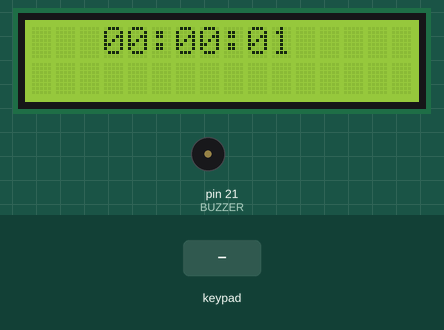
Recording of a sketch running on a simulated Arduino Mega 2560, built with avr-gcc and run on an emulated ATmega2560. Shown: 16×2 character LCD, buzzer (waves = sounding, pin HIGH). The test bench sets the inputs (shaded band). Pins used as bus, display or sensor lines are not drawn.

Above: at 1.2 s.
1.3 s: key 'C' pressed
At 4.0 s:
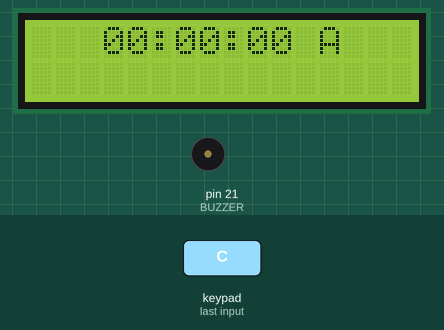
4.3 s: keypad keys 5 4 5 5 5 6 5 7 * pressed 0.4 s apart
At 7.75 s:
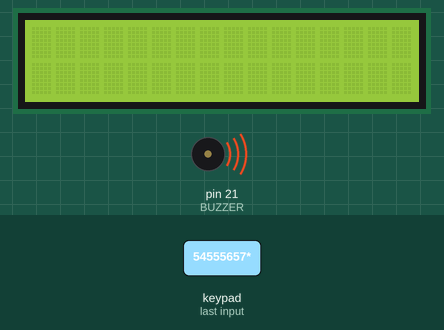
9.4 s: key 'A' pressed
At 10.8 s:
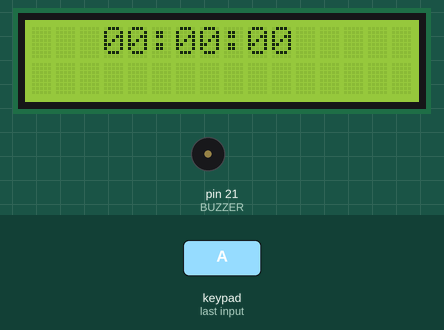
11.2 s: keypad keys 5 4 5 5 5 6 5 7 pressed 0.4 s apart
At 15.2 s:
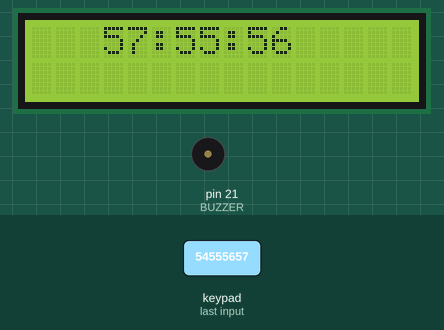
Timing chart, 0 to 16.7 s (numbered marks = the images above; inputs shaded):
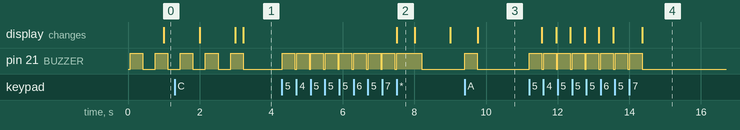

Measured:
- after the input at 1.3 s, the display: first differs from a run without the input after 1.9 s (image 1)
- after the input at 4.3 s, pin 21 (BUZZER): goes 8 × (HIGH 0.35 s, LOW 0.05 s), HIGH 0.70 s, then LOW, starting at once; the display: changes after 3.2 s (image 2)
- after the input at 9.4 s, pin 21 (BUZZER): LOW → HIGH at once, → LOW 0.35 s later
- after the input at 11.2 s, pin 21 (BUZZER): alternates HIGH for 0.35 s and LOW for 0.05 s, 16 changes in all, then stays LOW, starting at once; the display: first changes after 0.36 s (image 4 shows a later state)
- by itself, pin 21 (BUZZER): alternates HIGH for 0.35 s and LOW for 0.35 s, 6 changes in all, then stays LOW
- what the display in image 2 shows lasts 0.5 s, from 7.5 s to 8.0 s

The sketch:

Lab3Mega.ino
```cpp
#include <avr/io.h>
#include <avr/interrupt.h>
#include <LiquidCrystal.h>
#include <Keypad.h>

#define BUZZER 21
const int DELAY = 350;
#define MIN_KEYPAD 54
#define MAX_KEYPAD 61

const int RS = 29, RW = 28, EN = 26, D4 = 25, D5 = 24, D6 = 23, D7 = 22;
LiquidCrystal lcd(RS, RW, EN, D4, D5, D6, D7);

const byte ROWS = 4;
const byte COLS = 4;
char keys[ROWS][COLS] = {
  {'1', '2', '3', 'A'},
  {'4', '5', '6', 'B'},
  {'7', '8', '9', 'C'},
  {'*', '0', '#', 'D'}
};
byte rowPins[ROWS] = { 54, 55, 56, 57 };
byte colPins[COLS] = { 58, 59, 60, 61 };

Keypad keypad = Keypad( makeKeymap(keys), rowPins, colPins, ROWS, COLS );

char charNumbers[] = {'0', '1', '2', '3', '4', '5', '6', '7', '8', '9'};

struct Time
{
  unsigned char second, minute, hour;
};
Time T = {0, 0, 0};

char currentHour[2];
char currentMinute[2];
char currentSecond[2];

int regime = 1;

ISR(TIMER3_COMPA_vect) {
  currentHour[0] = charNumbers[T.hour / 10];
  currentHour[1] = charNumbers[T.hour % 10];
  currentMinute[0] = charNumbers[T.minute / 10];
  currentMinute[1] = charNumbers[T.minute % 10];
  currentSecond[0] = charNumbers[T.second / 10];
  currentSecond[1] = charNumbers[T.second % 10];
  if (++T.second == 60)
  {
    T.second = 0;
    if (++T.minute == 60)
    {
      T.minute = 0;
      if (++T.hour == 24)
        T.hour = 0;
    }
  }
  if (regime == 1) {
    lcd.setCursor(3, 0);
    lcd.print(currentHour[0]);
    lcd.print(currentHour[1]);
    lcd.print(':');
    lcd.print(currentMinute[0]);
    lcd.print(currentMinute[1]);
    lcd.print(':');
    lcd.print(currentSecond[0]);
    lcd.print(currentSecond[1]);
  }
}

void printTime(int number) {
  char result[2] = {};
  int decade = number / 10;
  int unit = number % 10;
  result[0] = charNumbers[decade];
  result[1] = charNumbers[unit];
  lcd.write(result[0]);
  lcd.write(result[1]);
}

void shortSong() {
  digitalWrite(BUZZER, HIGH);
  delay(DELAY);
  digitalWrite(BUZZER, LOW);
}

void longSong() {
  digitalWrite(BUZZER, HIGH);
  delay(2 * DELAY);
  digitalWrite(BUZZER, LOW);
}

void clearLCD() {
  lcd.clear();
  lcd.setCursor(3, 0);
  lcd.print('0');
  lcd.print('0');
  lcd.print(':');
  lcd.print('0');
  lcd.print('0');
  lcd.print(':');
  lcd.print('0');
  lcd.print('0');
}

char alarmHour[2] = {'0', '0'};
char alarmMinute[2] = {'0', '0'};
char alarmSecond[2] = {'0', '0'};

void alarm(int go) {
  if (go == 0) {
    for (int i = 0; i < 4; i++) {
      shortSong();
      delay(DELAY);
    }
  }
}

int pushD = 0;
int go = pushD % 2;
int i = 0;
int j = 0;

char newHour[2] = {'0', '0'};
char newMinute[2] = {'0', '0'};
char newSecond[2] = {'0', '0'};

void setup() {

  noInterrupts();
  TCCR3A = 0x00;
  TCCR3B = (1 << WGM32) | (1 << CS32) | (1 << CS30);;
  TIMSK3 = (1 << OCIE3A);
  OCR3A  = 0x3D08;
  interrupts();

  DDRB = 0xFF;
  PORTB = 0;
  DDRB = 0x00;
  PORTB = 0;
  DDRC = 0x00;
  PORTC = 0;
  DDRF = 0x0F;
  PORTF = 0xF0;
  pinMode(BUZZER, OUTPUT);
  digitalWrite(BUZZER, LOW);
  lcd.begin(16, 2);
  for (int k = MIN_KEYPAD; k <= MAX_KEYPAD; k++)
  {
    pinMode(k, OUTPUT);
  }

  digitalWrite(BUZZER, LOW);
}

void loop() {

  char key = keypad.getKey();
  if (currentHour[0] == alarmHour[0] && currentHour[1] == alarmHour[1] &&
      currentMinute[0] == alarmMinute[0] && currentMinute[1] == alarmMinute[1] &&
      currentSecond[0] == alarmSecond[0] && currentSecond[1] == alarmSecond[1]) {
    alarm(go);
  }
  if (key != NO_KEY) {

    if (key == 'A')
    {
      shortSong();
      regime = 0;
      clearLCD();
      i = 0;
      j = 0;
    }

    else if (key == 'B')
    {
      shortSong();
      regime = 2;
      clearLCD();
      i = 0;
      j = 0;
    }

    else if (key == 'C')
    {
      shortSong();
      regime = 3;
      i = 0;
      j = 0;
      clearLCD();
      lcd.setCursor(3, 0);
      lcd.print(alarmHour[0]);
      lcd.print(alarmHour[1]);
      lcd.print(':');
      lcd.print(alarmMinute[0]);
      lcd.print(alarmMinute[1]);
      lcd.print(':');
      lcd.print(alarmSecond[0]);
      lcd.print(alarmSecond[1]);
      lcd.setCursor(12, 0);
      if (go == 0) {
        lcd.print('A');
      }
      else {
        lcd.print(' ');
      }
    }

    else if (key == 'D')
    {
      i = 0;
      j = 0;
      pushD++;
      go = pushD % 2;
      shortSong();
    }

    else if (key == '*')
    {
      lcd.clear();
      regime = 1;
      longSong();
      i = 0;
      j = 0;
    }

    else if (key == '#')
    {
      shortSong();
      i = 0;
      j = 0;
      int hour = (int) (newHour[0] - '0') * 10 + (newHour[1] - '0');
      int minute = (newMinute[0] - '0') * 10 + (newMinute[1] - '0');
      int second = (newSecond[0] - '0') * 10 + (newSecond[1] - '0');
      if (hour < 24 && minute < 60 && second < 60) {
        if (regime == 0) {
          T.hour = hour;
          T.minute = minute;
          T.second = second;
        }
        else if (regime == 2) {
          for (int i = 0; i < 2; i ++) {
            alarmHour[i] = newHour[i];
            alarmMinute[i] = newMinute[i];
            alarmSecond[i] = newSecond[i];
          }
        }
      }
      else {
        delay(DELAY);
        shortSong();
      }
    }
    else {
      shortSong();
      if (regime == 0) {
        lcd.setCursor(i + 3, 0);
        lcd.print(key);
        switch (i) {
          case 0:
            newHour[0] =  key;
            i++;
            break;
          case 1:
            newHour[1] = key;
            i += 2;
            break;
          case 3:
            newMinute[0] = key;
            i++;
            break;
          case 4:
            newMinute[1] = key;
            i += 2;
            break;
          case 6:
            newSecond[0] = key;
            i++;
            break;
          case 7:
            newSecond[1] = key;
            i = 0;
            break;
        }
      }
      else if (regime == 2) {
        lcd.setCursor(j + 3, 0);
        lcd.print(key);
        switch (j) {
          case 0:
            newHour[0] =  key;
            j++;
            break;
          case 1:
            newHour[1] =  key;
            j += 2;
            break;
          case 3:
            newMinute[0] =  key;
            j++;
            break;
          case 4:
            newMinute[1] =  key;
            j += 2;
            break;
          case 6:
            newSecond[0] =  key;
            j++;
            break;
          case 7:
            newSecond[1] =  key;
            j = 0;
            break;
        }
      }
    }
  }
}
```
